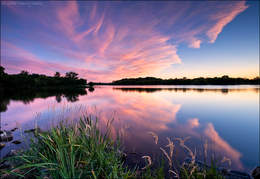
%> input picture DPV_5/images/nature1.bmp, 260 x 179 px, shrunk from 802 x 552 before the run
$ octave test.m   (GNU Octave 9; MATLAB toolbox functions it lacks are replaced by stand-ins)
%> lines starting %> are read from the running program, lines starting %| are printed output that depends on the picture
### DPV_5/matrix2vector.m
function [ vector ] = matrix2vector( matrix )

Nstr=size(matrix,1);
Nstl=size(matrix,2);
vector=zeros(1,Nstr*Nstl);

for i=1:Nstr
   vector( ((i-1)*Nstl+1) : i*Nstl )=matrix(i,:);
end

end

### DPV_5/myGARM_NOISE.m
function [ out noise ] = myGARM_NOISE( vector,K )
rng(0)
noise=zeros(1,size(vector,2));
for j=1:K
    D=max(vector);
    A=rand*(D^(2/3));
    phi=rand*2*pi;
    w=rand*2*pi*D;

        for i=1:size(vector,2)
            noise_K(1,i)=A*sin(w*i+phi);
            noise(1,i)=noise(1,i)+noise_K(1,i);
            vector(1,i)=vector(1,i)+noise_K(1,i);
        end
end

out=vector;
end

### DPV_5/vector2matrix.m
function [ matrix ] = vector2matrix( vector, matr_example )

Nstr=size(matr_example,1);
Nstl=size(matr_example,2);

for i=1:Nstr
   matrix(i,:)=vector( ((i-1)*Nstl+1) : i*Nstl );
end

end

### DPV_5/myRE_CENTER.m
function [ out_matr ] = myRE_CENTER( massive, original, param )


out_matr=massive;
% massive=zeros(20);
% original=ones(20);
% param=0.1;

[H W]=size(massive);


for x=floor(W/2-param*W):ceil(W/2+param*W)
    for y=floor(H/2-param*H):ceil(H/2+param*H)
       out_matr(y,x)=original(y,x);
    end
end


end

### DPV_5/test.m
clc
clear all
close all
rng(0)
picture=imread('images\nature1.bmp', 'bmp');
%> picture is the input picture: size 179x260x3 uint8; mean R, G, B 119.6, 107.5, 130.6
% picture=imread('images\face1.bmp', 'bmp');
% picture=imread('images\fortest.bmp', 'bmp');
newpicture=single(rgb2gray(picture));
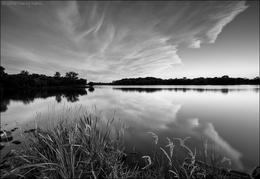
%> newpicture: size 179x260 single; min 0, max 244, mean 113.7

H=size(newpicture,1);
%> H = 179
W=size(newpicture,2);
%> W = 260

K=8;
pict_vect=matrix2vector(newpicture);
[pict_vect noise_vect]=myGARM_NOISE(pict_vect,K);
%> the loop in myGARM_NOISE, `for j=1:K` made 8 passes
%> D on passes 1 to 8: 244, 273.9, 284.1, 315.7, 336.1, 347, 340.1, 371.3
noisepicture=vector2matrix(pict_vect, picture);
%> after the loop in vector2matrix, `for i=1:Nstr`:
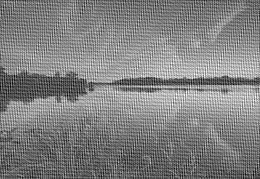
%> matrix: size 179x260 double; min -167.3, max 387.1, mean 113.7; drawn with min black and max white
noise_matr=vector2matrix(noise_vect, picture);
%> after the loop in vector2matrix (call 2), `for i=1:Nstr`:
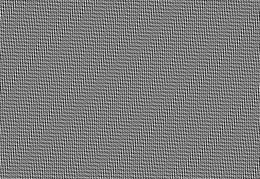
%> matrix: size 179x260 double; min -180.1, max 192.1, mean 0; drawn with min black and max white


A=[5 10 15 25 45];
A=45;
K=[0.05 0.1 0.15 0.25 0.4];
K=0.15;
for i=1:max(numel(A),numel(K))
    k=K
    a=A
S_pict=fft2(newpicture);
S_noise=fft2(noise_matr);
S_npict=fft2(noisepicture);
% Re=ifft2(S_npict);

S_npict=fftshift(S_npict);

S_filt=medfilt2(abs(S_npict), [a a]);
% S_filt=myMED(abs(S_npict), a, 'cycle');

% S_npict_filt=S_filt.*[ S_npict./abs(S_npict)];
S_npict_filt=[S_filt./abs(S_npict)].*S_npict;
% S_npict_filt=fftshift(S_npict_filt);
% S_npict=fftshift(S_npict);


S_npict_filt=myRE_CENTER(S_npict_filt, S_npict, k);


figure('name', ['window=' num2str(a) ' zone=' num2str(k)])
subplot(2, 2, 1)
imshow(log(abs(S_npict)), []);
colormap gray(256)
subplot(2, 2, 2)
imshow(log(abs(S_npict_filt)), []);
colormap gray(256)


S_npict_filt=fftshift(S_npict_filt);
S_npict=fftshift(S_npict);

% [5 lines of commented-out code are left out]
Re_npict=real(ifft2(S_npict_filt));

Re_npict=Re_npict + abs(min(min(Re_npict)));
partition=linspace(min(min(Re_npict)), max(max(Re_npict)), 255);
index=quantiz(matrix2vector(Re_npict),partition);
Re_npict=vector2matrix(index,Re_npict);
Re_pict=(ifft2(S_pict));


% [28 lines of commented-out code are left out]


subplot(2, 2, 3)
image(noisepicture)
colormap gray(256)
subplot(2, 2, 4)
image(Re_npict)
colormap gray(256)


end
%> this loop made 1 pass
%> pass 1, `S_filt=medfilt2(abs(S_npict), [a a]);`:
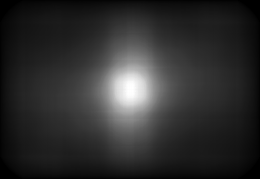
%> S_filt: size 179x260 double; min 0, max 12564.2, mean 2304; drawn with min black and max white
%> pass 1, `imshow(log(abs(S_npict)), []);`:
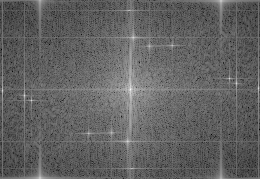
%> displayed picture: size 179x260, on the screen's scale of 0 to 255; min 0, max 255, mean 98.1
%> pass 1, `Re_npict=real(ifft2(S_npict_filt));`:
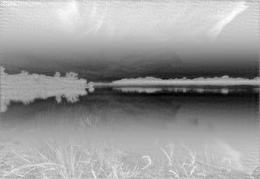
%> Re_npict: size 179x260 double; min -259.5, max 137.6, mean -21.9; drawn with min black and max white

$ run again, with DPV_5/images/face1.bmp copied over DPV_5/images/nature1.bmp
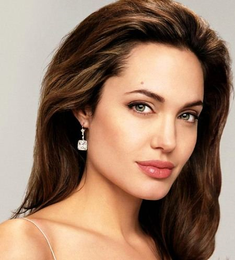
%> input picture DPV_5/images/face1.bmp, 235 x 260 px, shrunk from 450 x 497 before the run
%> picture is the input picture: size 260x235x3 uint8; mean R, G, B 153.3, 123.3, 103.2
%> `newpicture=single(rgb2gray(picture));`:
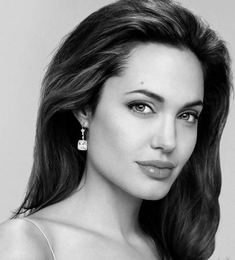
%> newpicture: size 260x235 single; min 0, max 251, mean 130
%> the loop in myGARM_NOISE, `for j=1:K` made 8 passes
%> D on passes 1 to 8: 251, 275.5, 286.4, 307, 328, 339, 341.4, 373.5
%> the loop `for i=1:max(numel(A),numel(K))` made 1 pass
%> pass 1, `Re_npict=real(ifft2(S_npict_filt));`:
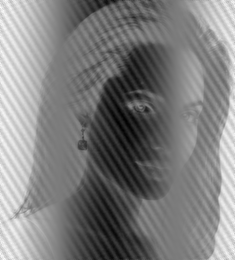
%> Re_npict: size 260x235 double; min -267.8, max 282.7, mean 5.5; drawn with min black and max white
